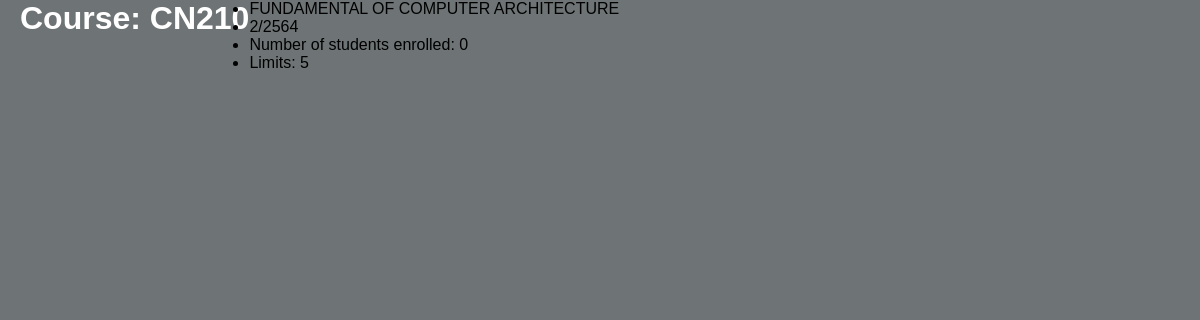
Page /course/3/ (signed in) on the committed database.
### courses/models.py (models this page shows, shortened)
class Course(models.Model):
    c_code = models.CharField(max_length=5)
    c_name = models.CharField(max_length=150, null = True)
    semester = models.IntegerField()
    a_year = models.IntegerField()
    count_stu = models.IntegerField(default=0)
    max_stu = models.IntegerField()
    status = models.BooleanField(default=True)

### courses/decorators.py (the view)
	def wrapper_function(request, *args, **kwargs):
		group = None
		if request.user.groups.exists():
			group = request.user.groups.all()[0].name
		if group == 'student':
			return redirect('courses:index')
		if group == 'admin':
			return view_func(request, *args, **kwargs)

### courses/views.py (called while the page is built)
@login_required(login_url='courses:login')
@admin_only
def course(request, pk_test):
    course = Course.objects.get(id=pk_test)
    return render(request, "courses/course.html", {"course": course})

### courses/templates/courses/course.html
{% extends "courses/layout.html" %}
{% block body %}
    <h1>Course: {{ course.c_code }}</h1>
    <ul>
        <li>{{course.c_name}}</li>
        <li>{{course.semester}}/{{course.a_year}}</li>
        <li>Number of students enrolled: {{course.count_stu}}</li>
        <li>Limits: {{course.max_stu}}</li>
    </ul>
{% endblock %}

### static/css/style.css (style rules this page uses)
* { margin: 0; padding: 0; box-sizing: border-box; font-family: Arial, Helvetica, sans-serif; }
body { display: flex; justify-content: left; align-items: top; min-height: 100vh; background-color: #6e7475; }
h1 { color: white; padding-left: 20px; }

### rows in the picture
Course: c_code "CN210", c_name "FUNDAMENTAL OF COMPUTER ARCHITECTURE", semester "2", a_year "2564", count_stu "0", max_stu "5"
